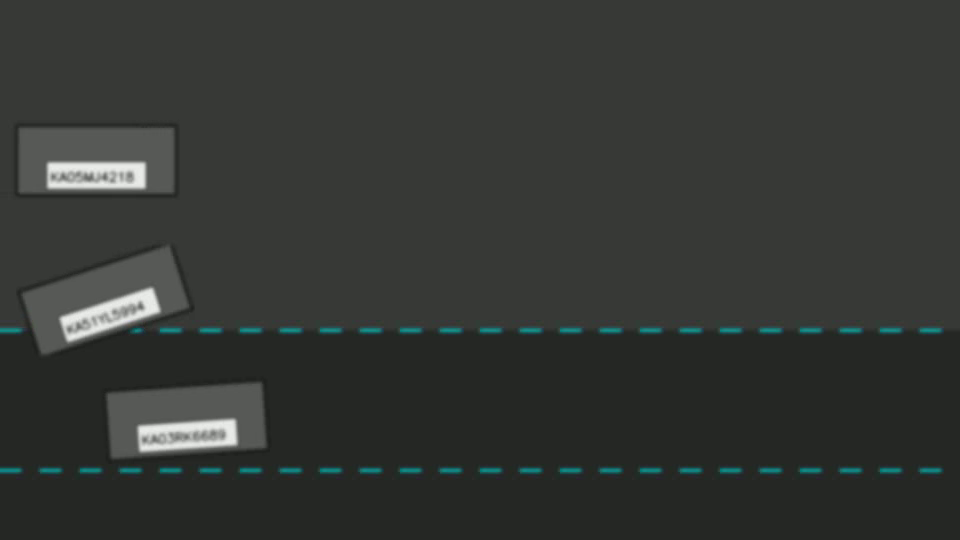
#> input picture frame 9 of sample_traffic.mp4, 960 x 540 px
$ python detect_plates.py sample_traffic.mp4 --camera CAM-05 --annotate out.mp4
#> lines starting #> are read from the running program, lines starting #| are printed output that depends on the picture; after the words box and inside, x2 and y2 are one past the last pixel; in counts of white or black regions, pixels touching at a corner belong together
#> in process_video, frame is the input picture: shape (540, 960, 3); mean B, G, R 51.9, 54.8, 51.7
"""
Real detection + OCR pipeline — runs on actual video frames.

Unlike app.py's seeded demo data, nothing here is faked: this reads real
video frames, finds plate-shaped regions using classical computer vision
(Canny edges + contour geometry — the same family of technique many
production ANPR systems use as a first-pass localizer before/instead of a
deep detector), crops them, and runs them through a real OCR engine
(Tesseract) to extract text with a genuine confidence score.

This is intentionally NOT YOLOv8. YOLOv8 needs a trained/fine-tuned model
and labeled plate data to be more accurate than classical CV on real
photos — without that, an untrained YOLO is not actually better here, and
shipping it would just add a large dependency with no real accuracy gain
for a demo. What this file demonstrates instead is the exact set of
stages any real ANPR system needs (localize -> crop -> OCR -> confidence
-> filter/store), running against real pixels instead of a database seed.
Swapping the localizer for a fine-tuned YOLOv8 model later is a one-
function change: replace `find_plate_candidates()`; everything after it
(OCR, confidence scoring, DB insert) stays the same.

Usage:
    python3 detect_plates.py sample_traffic.mp4 --camera CAM-05 --annotate out.mp4
"""

import argparse
import re
import sqlite3
from datetime import datetime
from pathlib import Path

import cv2
import numpy as np
import pytesseract

DB_PATH = Path(__file__).parent / "anpr.db"
PLATE_RE = re.compile(r"^[A-Z0-9]{6,10}$")


def find_plate_candidates(frame):
    """Classical plate localization: edges -> contours -> rectangle
    geometry filter. Returns a list of (x, y, w, h) boxes likely to
    contain a license plate.

    Thresholds here are deliberately generous -- this is a first-pass
    localizer, not the final accuracy gate (OCR confidence + a plate-
    format regex, applied later in the pipeline, do the real filtering).
    Real footage varies a lot in lighting/background/camera angle, so
    expect to tune these two things first if a real clip under- or
    over-detects:
      - aspect ratio bounds (plates look wider/narrower depending on
        camera angle)
      - brightness_delta (how much brighter than its surroundings a
        plate needs to look -- lower this if your footage is well-lit
        and plates don't stand out much, raise it if you're getting
        false positives on other bright surfaces like headlights/sky)
    """
    gray = cv2.cvtColor(frame, cv2.COLOR_BGR2GRAY)
    gray_smooth = cv2.bilateralFilter(gray, 11, 17, 17)
    edges = cv2.Canny(gray_smooth, 50, 150)
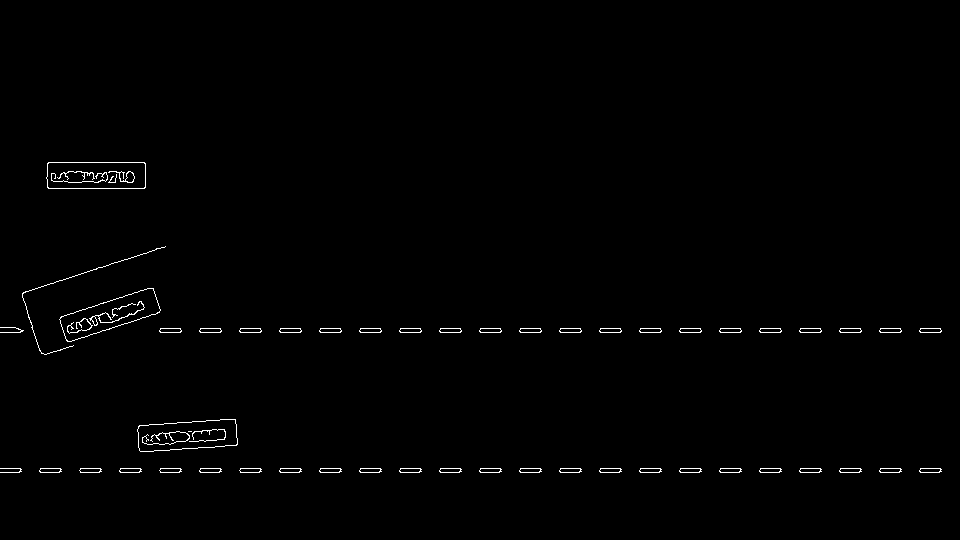
#> edges: shape (540, 960); 0.78% white in thin lines or dots, all inside (x1, y1, x2, y2) = (0, 162, 942, 473)
    edges = cv2.dilate(edges, np.ones((3, 3), np.uint8), iterations=1)
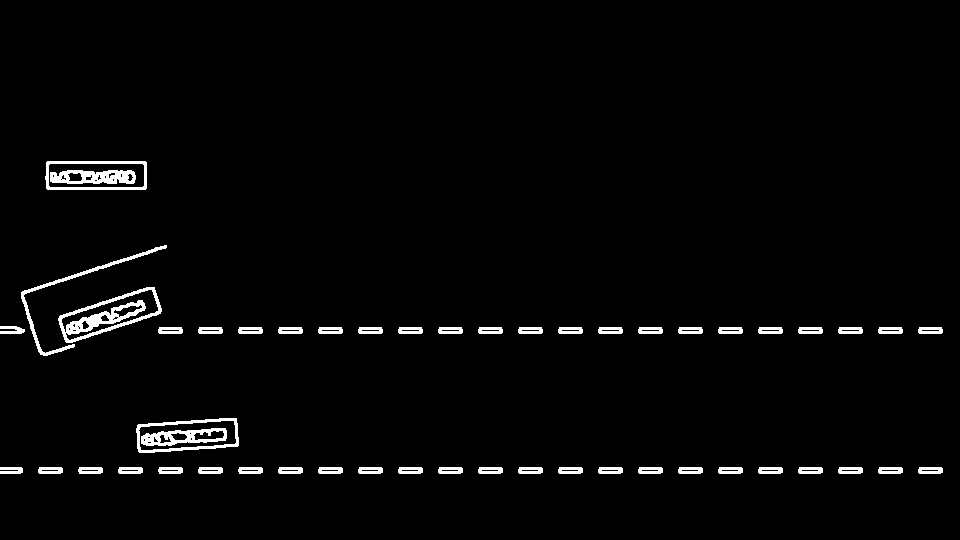
#> edges: shape (540, 960); 2.4% white; 51 white regions

    contours, _ = cv2.findContours(edges, cv2.RETR_LIST, cv2.CHAIN_APPROX_SIMPLE)
#> contours = 128 contours, 21 with area under 20; largest, box (x1, y1, x2, y2) and area: (58, 287, 162, 343) 2898, (136, 418, 239, 453) 2853, (45, 161, 147, 190) 2802, (138, 420, 237, 451) 2322, (48, 163, 145, 188) 2296
    frame_area = frame.shape[0] * frame.shape[1]
#> frame_area = 518400
    frame_mean_brightness = gray.mean()
#> frame_mean_brightness = 53.48
    brightness_delta = 15  # how much brighter than the frame average a plate region should be
#> brightness_delta = 15

    boxes = []
    for c in contours:
        x, y, w, h = cv2.boundingRect(c)
        if h == 0 or w == 0:
            continue
        aspect = w / h
        area_ratio = (w * h) / frame_area
        # Widened from the original synthetic-video-only bounds: plates can look
        # closer to square at an angle, and can be a smaller or larger fraction
        # of frame depending on how close the camera is to the road.
        if 1.5 <= aspect <= 6.0 and 0.0003 <= area_ratio <= 0.06:
            roi = gray[y:y + h, x:x + w]
            if roi.size and roi.mean() > frame_mean_brightness + brightness_delta:
                boxes.append((x, y, w, h))
    return boxes


NAMED_COLORS = {
    "white": (240, 240, 240), "silver": (192, 192, 192), "grey": (128, 128, 128),
    "black": (30, 30, 30), "red": (180, 40, 40), "blue": (40, 70, 160),
}


def extract_vehicle_color(frame, box):
    """Samples the region above the plate (the vehicle body) and classifies
    it to the nearest named colour. This is the signal the re-ID fallback
    (reid.py) uses when OCR can't read the plate at all -- a real, if
    weak on its own, way to keep a vehicle's trajectory alive across an
    unreadable sighting instead of losing it."""
    x, y, w, h = box
    body_y0 = max(0, y - h * 3)
    body = frame[body_y0:y, x:x + w]
    if body.size == 0:
        return None
    avg_bgr = body.reshape(-1, 3).mean(axis=0)
    avg_rgb = (avg_bgr[2], avg_bgr[1], avg_bgr[0])
    best = min(NAMED_COLORS, key=lambda name: sum((a - b) ** 2 for a, b in zip(avg_rgb, NAMED_COLORS[name])))
    return best


def ocr_crop(frame, box):
    """Real OCR: crop, upscale, threshold, run Tesseract, return (text, confidence)."""
    x, y, w, h = box
    crop = frame[y:y + h, x:x + w]
    if crop.size == 0:
        return "", 0.0

    crop = cv2.resize(crop, (crop.shape[1] * 3, crop.shape[0] * 3), interpolation=cv2.INTER_CUBIC)
    gray = cv2.cvtColor(crop, cv2.COLOR_BGR2GRAY)
    _, thresh = cv2.threshold(gray, 0, 255, cv2.THRESH_BINARY + cv2.THRESH_OTSU)

    config = "--psm 7 -c tessedit_char_whitelist=ABCDEFGHIJKLMNOPQRSTUVWXYZ0123456789"
    data = pytesseract.image_to_data(thresh, config=config, output_type=pytesseract.Output.DICT)

    text = "".join(t for t in data["text"] if t.strip()).upper().replace(" ", "")
    confs = [int(c) for c in data["conf"] if c not in ("-1", -1)]
    confidence = (sum(confs) / len(confs) / 100) if confs else 0.0
    return text, round(confidence, 3)


def insert_detection(plate, confidence, camera_id, timestamp=None, vehicle_color=None, vehicle_type=None):
    conn = sqlite3.connect(DB_PATH)
    conn.execute(
        """INSERT INTO detections
           (plate, true_plate, confidence, camera_id, vehicle_color, vehicle_type, timestamp)
           VALUES (?,?,?,?,?,?,?)""",
        (plate, plate, confidence, camera_id, vehicle_color, vehicle_type,
         (timestamp or datetime.now()).isoformat(timespec="seconds")),
    )
    conn.commit()
    conn.close()


def process_video(path, camera_id="CAM-DEMO", annotate_path=None, sample_every=3,
                   store_to_db=False, min_confidence=0.2):
    cap = cv2.VideoCapture(path)
    fps = cap.get(cv2.CAP_PROP_FPS) or 24
    writer = None
    if annotate_path:
        w = int(cap.get(cv2.CAP_PROP_FRAME_WIDTH))
        h = int(cap.get(cv2.CAP_PROP_FRAME_HEIGHT))
        writer = cv2.VideoWriter(annotate_path, cv2.VideoWriter_fourcc(*"mp4v"), fps, (w, h))

    results = []
    seen_recent = {}  # plate -> last frame index, to avoid spamming duplicate reads
    frame_idx = 0

    while True:
        ok, frame = cap.read()
        if not ok:
            break

        if frame_idx % sample_every == 0:
            for box in find_plate_candidates(frame):
                text, conf = ocr_crop(frame, box)
                accepted_text = None

                if PLATE_RE.match(text) and conf >= min_confidence:
                    accepted_text = text
                    last_seen = seen_recent.get(text, -999)
                    if frame_idx - last_seen > int(fps):  # dedupe within ~1s
                        seen_recent[text] = frame_idx
                        results.append({"frame": frame_idx, "plate": text, "confidence": conf, "box": box})
                        if store_to_db:
                            insert_detection(text, conf, camera_id)
                else:
                    # OCR failed or came back low-confidence, but we still
                    # localized a plate-shaped region -- fall back to the
                    # vehicle's colour so re-ID can keep the trajectory
                    # alive instead of losing this sighting entirely.
                    color = extract_vehicle_color(frame, box)
                    last_seen = seen_recent.get("UNREADABLE", -999)
                    if color and frame_idx - last_seen > int(fps) * 2:
                        seen_recent["UNREADABLE"] = frame_idx
                        results.append({"frame": frame_idx, "plate": "UNREADABLE",
                                         "confidence": conf, "box": box, "vehicle_color": color})
                        if store_to_db:
                            insert_detection("UNREADABLE", conf, camera_id, vehicle_color=color)

                if writer:
                    x, y, w, h = box
                    color_box = (0, 200, 255) if accepted_text else (100, 100, 100)
                    cv2.rectangle(frame, (x, y), (x + w, y + h), color_box, 2)
                    label = f"{accepted_text} {conf:.2f}" if accepted_text else "unreadable"
                    cv2.putText(frame, label, (x, max(y - 8, 12)),
                                cv2.FONT_HERSHEY_SIMPLEX, 0.5, color_box, 1, cv2.LINE_AA)
#> this loop made 1 pass
#> after the loop, results = []; seen_recent = 0 items

        if writer:
            writer.write(frame)
        frame_idx += 1

    cap.release()
    if writer:
        writer.release()
    return results


def main():
    ap = argparse.ArgumentParser()
    ap.add_argument("video")
    ap.add_argument("--camera", default="CAM-DEMO")
    ap.add_argument("--annotate", default=None, help="path to write an annotated output video")
    ap.add_argument("--store", action="store_true", help="insert real reads into anpr.db")
    args = ap.parse_args()

    results = process_video(args.video, camera_id=args.camera,
                             annotate_path=args.annotate, store_to_db=args.store)

    print(f"\n{len(results)} plate reads accepted (confidence-filtered, deduplicated):\n")
    for r in results:
        print(f"  frame {r['frame']:>4}  plate={r['plate']:<12}  confidence={r['confidence']:.2f}")

    if args.store:
        print(f"\nInserted into {DB_PATH} -- open the dashboard, these show up in the live analytics.")
    if args.annotate:
        print(f"Annotated video written to {args.annotate}")


if __name__ == "__main__":
    main()
#> (the call stopped at in ocr_crop, `data = pytesseract.image_to_data(thresh, config=config, output_type=py..`: pytesseract is not available in this run)

$ run again, starting later in the video
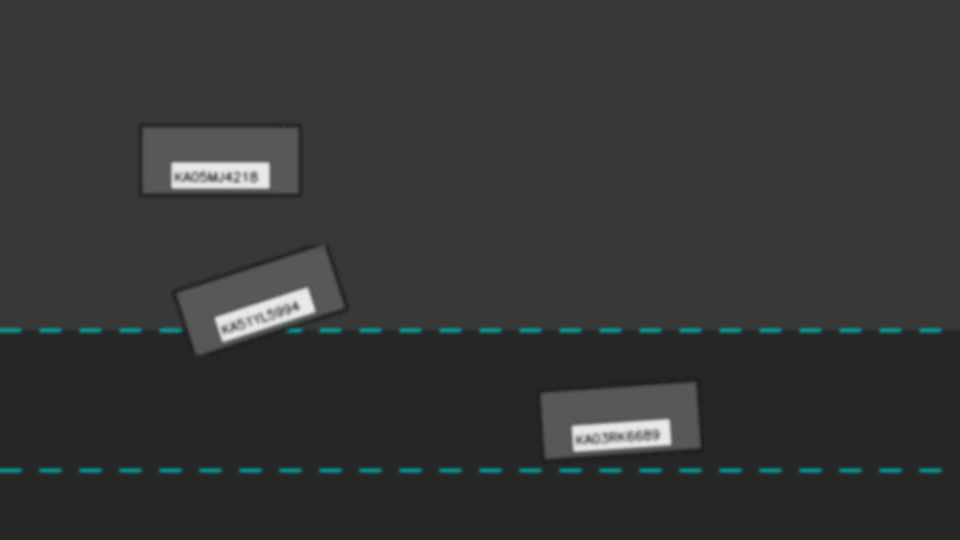
#> input picture frame 40 of sample_traffic.mp4, 960 x 540 px
#> in process_video, frame is the input picture: shape (540, 960, 3); mean B, G, R 51.9, 54.8, 51.7
#> in find_plate_candidates, `edges = cv2.Canny(gray_smooth, 50, 150)`:
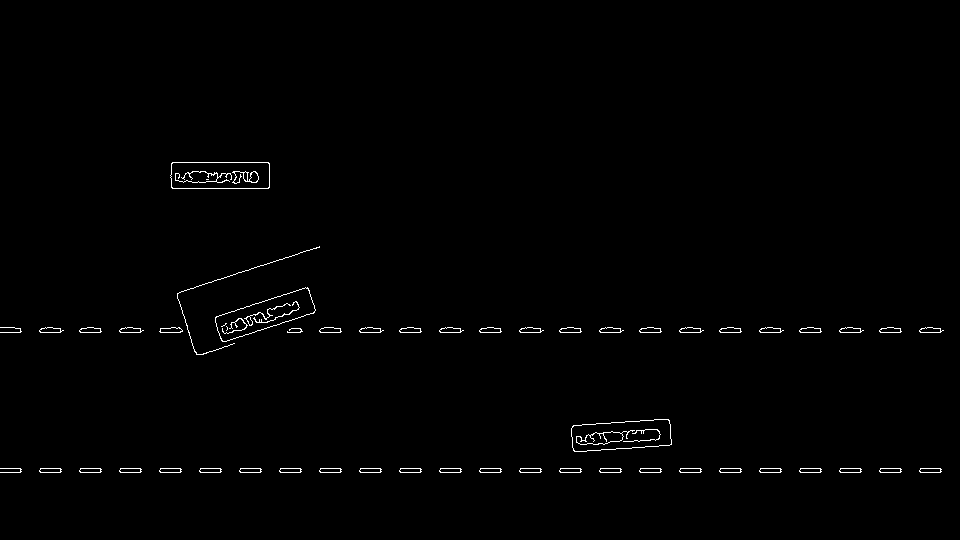
#> edges: shape (540, 960); 0.79% white in thin lines or dots, all inside (x1, y1, x2, y2) = (0, 162, 944, 473)
#> in find_plate_candidates, `edges = cv2.dilate(edges, np.ones((3, 3), np.uint8), iterations=1)`:
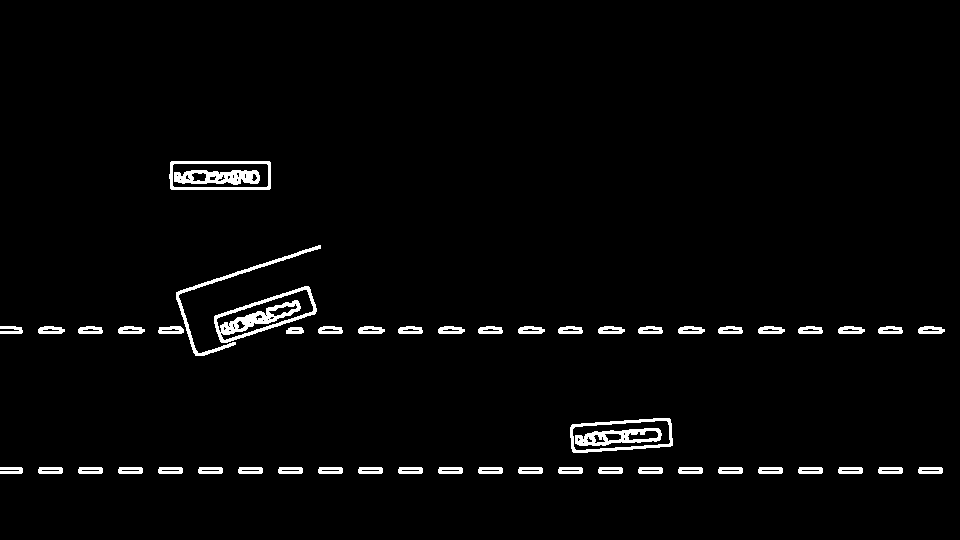
#> edges: shape (540, 960); 2.5% white; 52 white regions
#> contours = 133 contours, 24 with area under 20; largest, box (x1, y1, x2, y2) and area: (214, 286, 317, 343) 2902, (570, 418, 673, 453) 2852, (169, 161, 271, 190) 2803, (572, 420, 671, 451) 2320, (172, 163, 269, 188) 2296
#> frame_area = 518400
#> frame_mean_brightness = 53.48
#> brightness_delta = 15
#> the loop in process_video, `for box in find_plate_candidates(frame):` made 1 pass
#> after the loop in process_video, `for box in find_plate_candidates(frame):`: results = []; seen_recent = 0 items

$ run again, starting later in the video
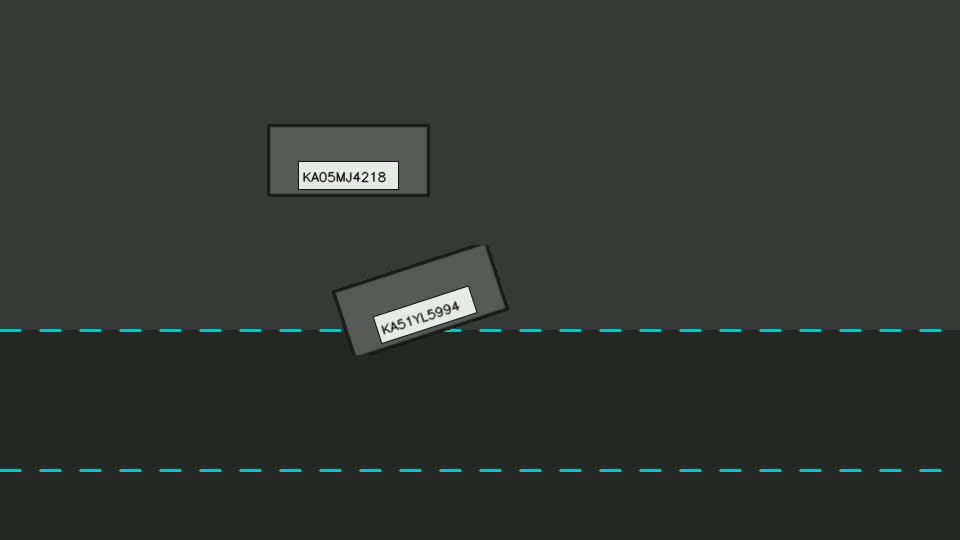
#> input picture frame 72 of sample_traffic.mp4, 960 x 540 px
#> in process_video, frame is the input picture: shape (540, 960, 3); mean B, G, R 50.3, 53.3, 50.2
#> in find_plate_candidates, `edges = cv2.Canny(gray_smooth, 50, 150)`:
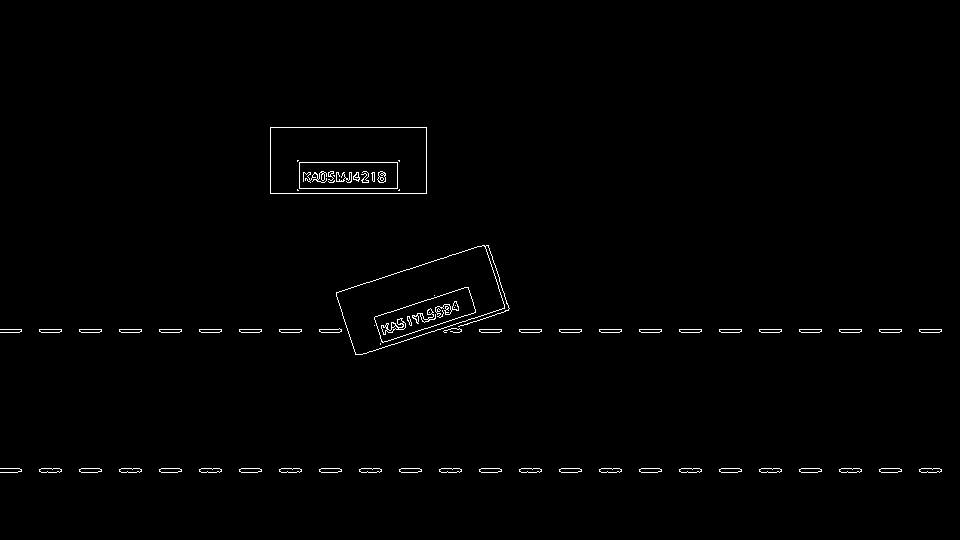
#> edges: shape (540, 960); 0.85% white in thin lines or dots, all inside (x1, y1, x2, y2) = (0, 127, 942, 473)
#> in find_plate_candidates, `edges = cv2.dilate(edges, np.ones((3, 3), np.uint8), iterations=1)`:
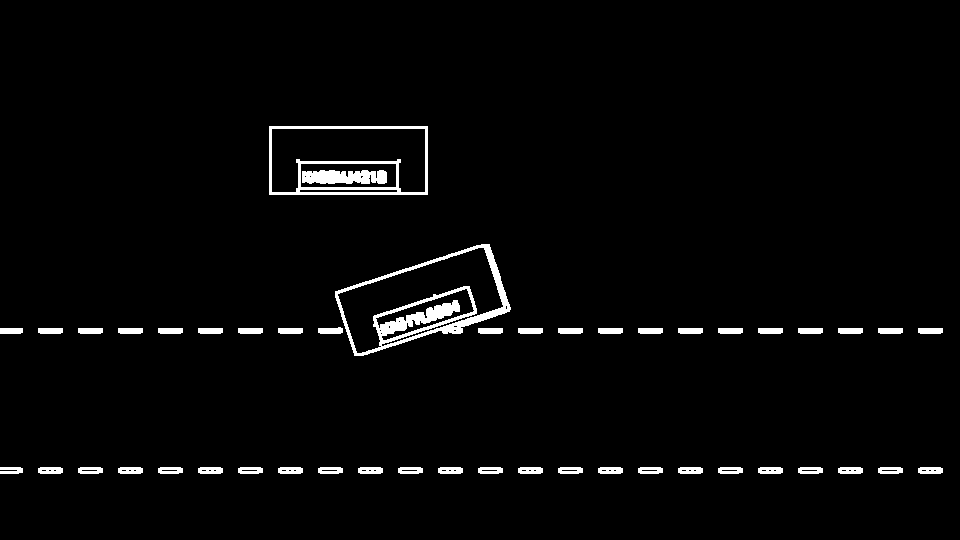
#> edges: shape (540, 960); 2.7% white; 48 white regions
#> contours = 110 contours, 46 with area under 20; largest, box (x1, y1, x2, y2) and area: (335, 244, 511, 356) 11516, (269, 126, 428, 195) 10744, (337, 247, 504, 354) 6918, (271, 128, 426, 193) 6718, (300, 163, 397, 188) 2302
#> frame_area = 518400
#> frame_mean_brightness = 51.95
#> brightness_delta = 15
#> the loop in process_video, `for box in find_plate_candidates(frame):` made 1 pass
#> after the loop in process_video, `for box in find_plate_candidates(frame):`: results = []; seen_recent = 0 items
